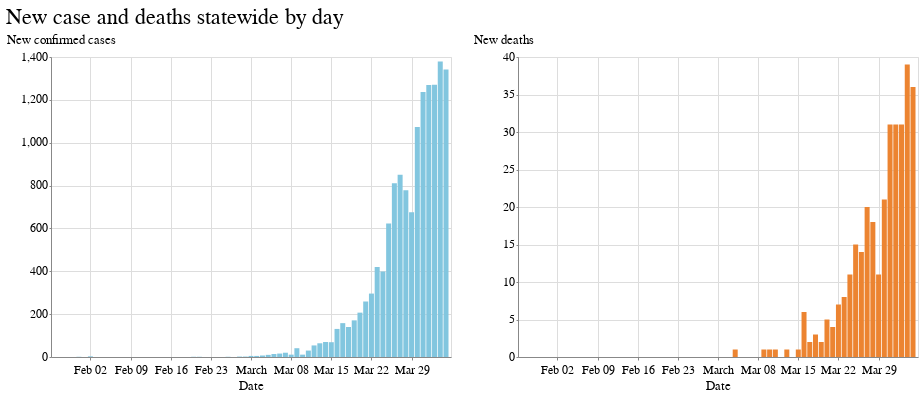

The code cell stored with this chart in its notebook:
### Code cell
chart = alt.Chart(state_df).properties(width=400, height=300)

cases = chart.mark_bar(color=lat.palette['default']).encode(
    x=alt.X("date:T", title="Date"),
    y=alt.Y("new_confirmed_cases:Q", title="New confirmed cases")
)

deaths = chart.mark_bar(color=lat.palette['highlight']).encode(
    x=alt.X("date:T", title="Date"),
    y=alt.Y("new_deaths:Q", title="New deaths")
)

(cases | deaths).properties(title="New case and deaths statewide by day")

### Figure 1 — Vega-Lite specification as saved in the notebook (floating-point values rounded to 4 significant figures)
{"config": {"view": {"width": 800, "height": 450}, "background": "#ffffff", "title": {"anchor": "start", "font": "Benton Gothic Bold, sans", "fontColor": "#000000", "fontSize": 22, "fontWeight": "normal"}, "arc": {"fill": "#82c6df"}, "area": {"fill": "#82c6df"}, "line": {"stroke": "#82c6df", "strokeWidth": 3}, "path": {"stroke": "#82c6df"}, "rect": {"fill": "#82c6df"}, "shape": {"stroke": "#82c6df"}, "bar": {"fill": "#82c6df"}, "point": {"stroke": "#82c6df"}, "symbol": {"fill": "#82c6df", "size": 30}, "axis": {"titleFont": "Benton Gothic Bold, sans", "titleFontSize": 13, "titleFontWeight": "normal", "labelFont": "Benton Gothic, sans", "labelFontSize": 11.5, "labelFontWeight": "normal"}, "axisX": {"labelAngle": 0, "labelPadding": 4, "tickSize": 3}, "axisY": {"labelBaseline": "middle", "maxExtent": 45, "minExtent": 45, "tickSize": 2, "titleAlign": "left", "titleAngle": 0, "titleX": -45, "titleY": -11}, "legend": {"titleFont": "Benton Gothic Bold, sans", "titleFontSize": 13, "titleFontWeight": "normal", "symbolType": "square", "labelFont": "Benton Gothic, sans", "labelFontSize": 11.5}, "range": {"category": ["#3580b1", "#ec8431", "#ab7fb4", "#c89d29", "#adc839", "#829eb1"], "diverging": ["#e68a4f", "#f4bb6a", "#f9e39c", "#dadfe2", "#a6b7c6", "#849eae"], "heatmap": ["#fbf2c7", "#f9e39c", "#f8d36e", "#f4bb6a", "#e68a4f", "#d15a40", "#ab4232"], "ordinal": ["#fbf2c7", "#f9e39c", "#f8d36e", "#f4bb6a", "#e68a4f", "#d15a40", "#ab4232"], "ramp": ["#fbf2c7", "#f9e39c", "#f8d36e", "#f4bb6a", "#e68a4f", "#d15a40", "#ab4232"]}}, "hconcat": [{"mark": {"type": "bar", "color": "#82c6df"}, "encoding": {"x": {"type": "temporal", "field": "date", "title": "Date"}, "y": {"type": "quantitative", "field": "new_confirmed_cases", "title": "New confirmed cases"}}, "height": 300, "width": 400}, {"mark": {"type": "bar", "color": "#ec8431"}, "encoding": {"x": {"type": "temporal", "field": "date", "title": "Date"}, "y": {"type": "quantitative", "field": "new_deaths", "title": "New deaths"}}, "height": 300, "width": 400}], "data": {"name": "data-50781106d91d022d1a66ae1cb64bd075"}, "title": "New case and deaths statewide by day", "$schema": "https://vega.github.io/schema/vega-lite/v4.8.1.json", "datasets": {"data-50781106d91d022d1a66ae1cb64bd075": [{"date": "2020-01-26", "confirmed_cases": 2, "deaths": 0, "new_cases": null, "new_deaths": null, "new_confirmed_cases": null}, {"date": "2020-01-27", "confirmed_cases": 2, "deaths": 0, "new_cases": 0.0, "new_deaths": 0.0, "new_confirmed_cases": 0.0}, {"date": "2020-01-28", "confirmed_cases": 2, "deaths": 0, "new_cases": 0.0, "new_deaths": 0.0, "new_confirmed_cases": 0.0}, {"date": "2020-01-29", "confirmed_cases": 2, "deaths": 0, "new_cases": 0.0, "new_deaths": 0.0, "new_confirmed_cases": 0.0}, {"date": "2020-01-30", "confirmed_cases": 2, "deaths": 0, "new_cases": 0.0, "new_deaths": 0.0, "new_confirmed_cases": 0.0}, {"date": "2020-01-31", "confirmed_cases": 3, "deaths": 0, "new_cases": 1.0, "new_deaths": 0.0, "new_confirmed_cases": 1.0}, {"date": "2020-02-01", "confirmed_cases": 3, "deaths": 0, "new_cases": 0.0, "new_deaths": 0.0, "new_confirmed_cases": 0.0}, {"date": "2020-02-02", "confirmed_cases": 6, "deaths": 0, "new_cases": 3.0, "new_deaths": 0.0, "new_confirmed_cases": 3.0}, {"date": "2020-02-03", "confirmed_cases": 6, "deaths": 0, "new_cases": 0.0, "new_deaths": 0.0, "new_confirmed_cases": 0.0}, {"date": "2020-02-04", "confirmed_cases": 6, "deaths": 0, "new_cases": 0.0, "new_deaths": 0.0, "new_confirmed_cases": 0.0}, {"date": "2020-02-05", "confirmed_cases": 6, "deaths": 0, "new_cases": 0.0, "new_deaths": 0.0, "new_confirmed_cases": 0.0}, {"date": "2020-02-06", "confirmed_cases": 6, "deaths": 0, "new_cases": 0.0, "new_deaths": 0.0, "new_confirmed_cases": 0.0}, {"date": "2020-02-07", "confirmed_cases": 6, "deaths": 0, "new_cases": 0.0, "new_deaths": 0.0, "new_confirmed_cases": 0.0}, {"date": "2020-02-08", "confirmed_cases": 6, "deaths": 0, "new_cases": 0.0, "new_deaths": 0.0, "new_confirmed_cases": 0.0}, {"date": "2020-02-09", "confirmed_cases": 6, "deaths": 0, "new_cases": 0.0, "new_deaths": 0.0, "new_confirmed_cases": 0.0}, {"date": "2020-02-10", "confirmed_cases": 6, "deaths": 0, "new_cases": 0.0, "new_deaths": 0.0, "new_confirmed_cases": 0.0}, {"date": "2020-02-11", "confirmed_cases": 6, "deaths": 0, "new_cases": 0.0, "new_deaths": 0.0, "new_confirmed_cases": 0.0}, {"date": "2020-02-12", "confirmed_cases": 6, "deaths": 0, "new_cases": 0.0, "new_deaths": 0.0, "new_confirmed_cases": 0.0}, {"date": "2020-02-13", "confirmed_cases": 6, "deaths": 0, "new_cases": 0.0, "new_deaths": 0.0, "new_confirmed_cases": 0.0}, {"date": "2020-02-14", "confirmed_cases": 6, "deaths": 0, "new_cases": 0.0, "new_deaths": 0.0, "new_confirmed_cases": 0.0}, {"date": "2020-02-15", "confirmed_cases": 6, "deaths": 0, "new_cases": 0.0, "new_deaths": 0.0, "new_confirmed_cases": 0.0}, {"date": "2020-02-16", "confirmed_cases": 6, "deaths": 0, "new_cases": 0.0, "new_deaths": 0.0, "new_confirmed_cases": 0.0}, {"date": "2020-02-17", "confirmed_cases": 6, "deaths": 0, "new_cases": 0.0, "new_deaths": 0.0, "new_confirmed_cases": 0.0}, {"date": "2020-02-18", "confirmed_cases": 6, "deaths": 0, "new_cases": 0.0, "new_deaths": 0.0, "new_confirmed_cases": 0.0}, {"date": "2020-02-19", "confirmed_cases": 6, "deaths": 0, "new_cases": 0.0, "new_deaths": 0.0, "new_confirmed_cases": 0.0}, {"date": "2020-02-20", "confirmed_cases": 7, "deaths": 0, "new_cases": 1.0, "new_deaths": 0.0, "new_confirmed_cases": 1.0}, {"date": "2020-02-21", "confirmed_cases": 8, "deaths": 0, "new_cases": 1.0, "new_deaths": 0.0, "new_confirmed_cases": 1.0}, {"date": "2020-02-22", "confirmed_cases": 8, "deaths": 0, "new_cases": 0.0, "new_deaths": 0.0, "new_confirmed_cases": 0.0}, {"date": "2020-02-23", "confirmed_cases": 8, "deaths": 0, "new_cases": 0.0, "new_deaths": 0.0, "new_confirmed_cases": 0.0}, {"date": "2020-02-24", "confirmed_cases": 8, "deaths": 0, "new_cases": 0.0, "new_deaths": 0.0, "new_confirmed_cases": 0.0}, {"date": "2020-02-25", "confirmed_cases": 8, "deaths": 0, "new_cases": 0.0, "new_deaths": 0.0, "new_confirmed_cases": 0.0}, {"date": "2020-02-26", "confirmed_cases": 9, "deaths": 0, "new_cases": 1.0, "new_deaths": 0.0, "new_confirmed_cases": 1.0}, {"date": "2020-02-27", "confirmed_cases": 9, "deaths": 0, "new_cases": 0.0, "new_deaths": 0.0, "new_confirmed_cases": 0.0}, {"date": "2020-02-28", "confirmed_cases": 11, "deaths": 0, "new_cases": 2.0, "new_deaths": 0.0, "new_confirmed_cases": 2.0}, {"date": "2020-02-29", "confirmed_cases": 13, "deaths": 0, "new_cases": 2.0, "new_deaths": 0.0, "new_confirmed_cases": 2.0}, {"date": "2020-03-01", "confirmed_cases": 18, "deaths": 0, "new_cases": 5.0, "new_deaths": 0.0, "new_confirmed_cases": 5.0}, {"date": "2020-03-02", "confirmed_cases": 23, "deaths": 0, "new_cases": 5.0, "new_deaths": 0.0, "new_confirmed_cases": 5.0}, {"date": "2020-03-03", "confirmed_cases": 30, "deaths": 0, "new_cases": 7.0, "new_deaths": 0.0, "new_confirmed_cases": 7.0}, {"date": "2020-03-04", "confirmed_cases": 40, "deaths": 1, "new_cases": 10.0, "new_deaths": 1.0, "new_confirmed_cases": 10.0}, {"date": "2020-03-05", "confirmed_cases": 54, "deaths": 1, "new_cases": 14.0, "new_deaths": 0.0, "new_confirmed_cases": 14.0}, {"date": "2020-03-06", "confirmed_cases": 70, "deaths": 1, "new_cases": 16.0, "new_deaths": 0.0, "new_confirmed_cases": 16.0}, {"date": "2020-03-07", "confirmed_cases": 90, "deaths": 1, "new_cases": 20.0, "new_deaths": 0.0, "new_confirmed_cases": 20.0}, {"date": "2020-03-08", "confirmed_cases": 101, "deaths": 1, "new_cases": 11.0, "new_deaths": 0.0, "new_confirmed_cases": 11.0}, {"date": "2020-03-09", "confirmed_cases": 142, "deaths": 2, "new_cases": 41.0, "new_deaths": 1.0, "new_confirmed_cases": 41.0}, {"date": "2020-03-10", "confirmed_cases": 153, "deaths": 3, "new_cases": 11.0, "new_deaths": 1.0, "new_confirmed_cases": 11.0}, {"date": "2020-03-11", "confirmed_cases": 183, "deaths": 4, "new_cases": 30.0, "new_deaths": 1.0, "new_confirmed_cases": 30.0}, {"date": "2020-03-12", "confirmed_cases": 237, "deaths": 4, "new_cases": 54.0, "new_deaths": 0.0, "new_confirmed_cases": 54.0}, {"date": "2020-03-13", "confirmed_cases": 301, "deaths": 5, "new_cases": 64.0, "new_deaths": 1.0, "new_confirmed_cases": 64.0}, {"date": "2020-03-14", "confirmed_cases": 371, "deaths": 5, "new_cases": 70.0, "new_deaths": 0.0, "new_confirmed_cases": 70.0}, {"date": "2020-03-15", "confirmed_cases": 440, "deaths": 6, "new_cases": 69.0, "new_deaths": 1.0, "new_confirmed_cases": 69.0}, {"date": "2020-03-16", "confirmed_cases": 571, "deaths": 12, "new_cases": 131.0, "new_deaths": 6.0, "new_confirmed_cases": 131.0}, {"date": "2020-03-17", "confirmed_cases": 729, "deaths": 14, "new_cases": 158.0, "new_deaths": 2.0, "new_confirmed_cases": 158.0}, {"date": "2020-03-18", "confirmed_cases": 869, "deaths": 17, "new_cases": 140.0, "new_deaths": 3.0, "new_confirmed_cases": 140.0}, {"date": "2020-03-19", "confirmed_cases": 1040, "deaths": 19, "new_cases": 171.0, "new_deaths": 2.0, "new_confirmed_cases": 171.0}, {"date": "2020-03-20", "confirmed_cases": 1247, "deaths": 24, "new_cases": 207.0, "new_deaths": 5.0, "new_confirmed_cases": 207.0}, {"date": "2020-03-21", "confirmed_cases": 1506, "deaths": 28, "new_cases": 259.0, "new_deaths": 4.0, "new_confirmed_cases": 259.0}, {"date": "2020-03-22", "confirmed_cases": 1802, "deaths": 35, "new_cases": 296.0, "new_deaths": 7.0, "new_confirmed_cases": 296.0}, {"date": "2020-03-23", "confirmed_cases": 2222, "deaths": 43, "new_cases": 420.0, "new_deaths": 8.0, "new_confirmed_cases": 420.0}, {"date": "2020-03-24", "confirmed_cases": 2621, "deaths": 54, "new_cases": 399.0, "new_deaths": 11.0, "new_confirmed_cases": 399.0}, {"date": "2020-03-25", "confirmed_cases": 3244, "deaths": 69, "new_cases": 623.0, "new_deaths": 15.0, "new_confirmed_cases": 623.0}, {"date": "2020-03-26", "confirmed_cases": 4055, "deaths": 83, "new_cases": 811.0, "new_deaths": 14.0, "new_confirmed_cases": 811.0}, {"date": "2020-03-27", "confirmed_cases": 4905, "deaths": 103, "new_cases": 850.0, "new_deaths": 20.0, "new_confirmed_cases": 850.0}, {"date": "2020-03-28", "confirmed_cases": 5683, "deaths": 121, "new_cases": 778.0, "new_deaths": 18.0, "new_confirmed_cases": 778.0}, {"date": "2020-03-29", "confirmed_cases": 6358, "deaths": 132, "new_cases": 675.0, "new_deaths": 11.0, "new_confirmed_cases": 675.0}, {"date": "2020-03-30", "confirmed_cases": 7431, "deaths": 153, "new_cases": 1073.0, "new_deaths": 21.0, "new_confirmed_cases": 1073.0}, {"date": "2020-03-31", "confirmed_cases": 8668, "deaths": 184, "new_cases": 1237.0, "new_deaths": 31.0, "new_confirmed_cases": 1237.0}, {"date": "2020-04-01", "confirmed_cases": 9937, "deaths": 215, "new_cases": 1269.0, "new_deaths": 31.0, "new_confirmed_cases": 1269.0}, {"date": "2020-04-02", "confirmed_cases": 11208, "deaths": 246, "new_cases": 1271.0, "new_deaths": 31.0, "new_confirmed_cases": 1271.0}, {"date": "2020-04-03", "confirmed_cases": 12587, "deaths": 285, "new_cases": 1379.0, "new_deaths": 39.0, "new_confirmed_cases": 1379.0}, {"date": "2020-04-04", "confirmed_cases": 13929, "deaths": 321, "new_cases": 1342.0, "new_deaths": 36.0, "new_confirmed_cases": 1342.0}]}}
